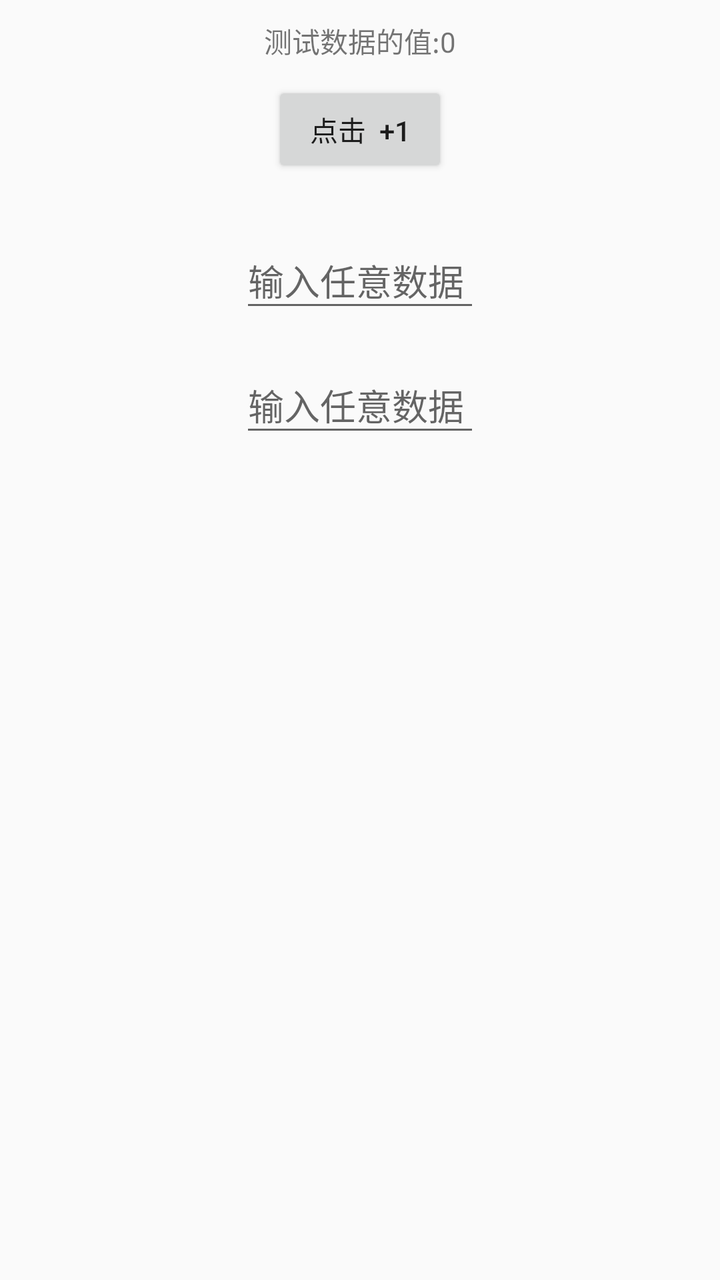
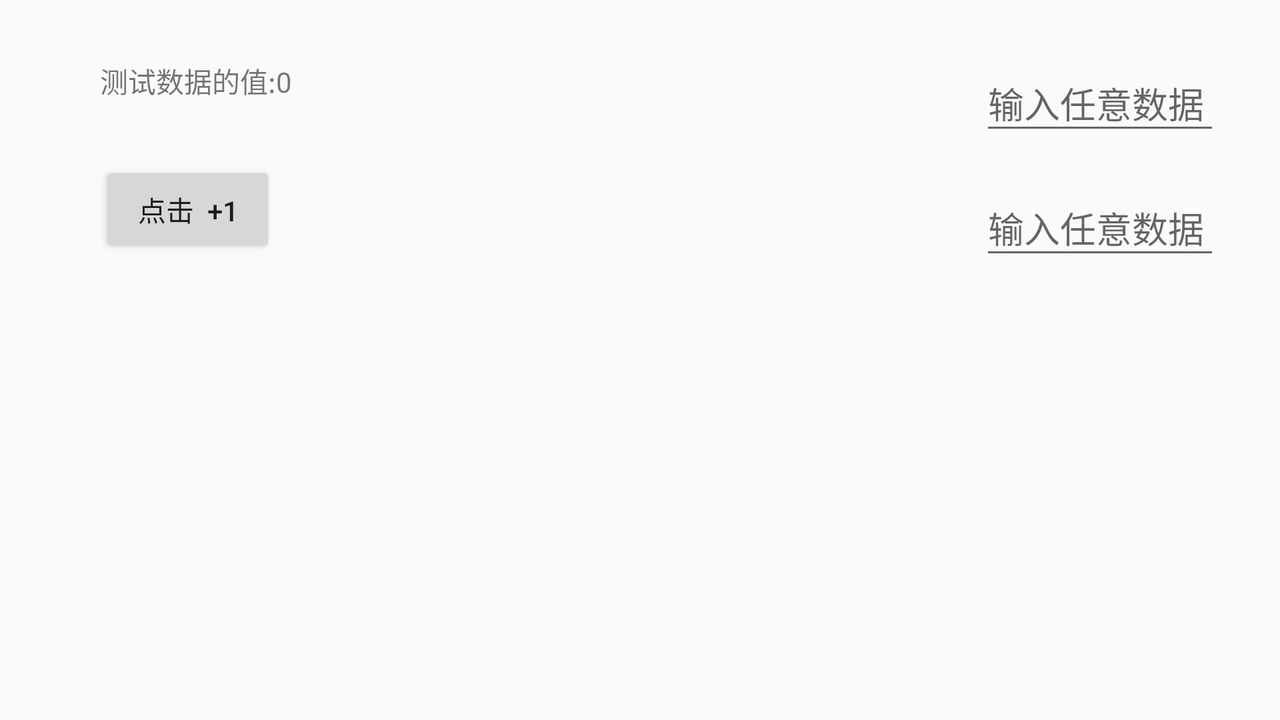

Two renders of one Android screen. The first uses the default layout on a phone; the second uses the alternative layout the repository ships for a different screen configuration, on a matching device. The two XML files are below.
<!-- AndroidManifest.xml: application theme AppTheme -->
<!-- res/layout/activity_0201.xml -->
<?xml version="1.0" encoding="utf-8"?>
<RelativeLayout xmlns:android="http://schemas.android.com/apk/res/android"
    android:layout_width="match_parent"
    android:layout_height="match_parent">


    <TextView
        android:id="@+id/text"
        android:layout_width="wrap_content"
        android:layout_height="wrap_content"
        android:layout_centerHorizontal="true"
        android:layout_marginTop="10dp"
        android:text="测试数据的值:0"
        android:textSize="14sp" />


    <Button
        android:id="@+id/button"
        android:layout_width="wrap_content"
        android:layout_height="wrap_content"
        android:layout_below="@+id/text"
        android:layout_centerHorizontal="true"
        android:layout_marginTop="10dp"
        android:text="点击  +1" />

    <com.google.android.material.textfield.TextInputLayout
        android:id="@+id/textInputLayout1"
        android:layout_width="wrap_content"
        android:layout_height="wrap_content"
        android:layout_below="@+id/button"
        android:layout_centerHorizontal="true"
        android:layout_marginTop="20dp">

        <EditText
            android:id="@+id/editText1"
            android:layout_width="120dp"
            android:layout_height="wrap_content"
            android:hint="输入任意数据" />
    </com.google.android.material.textfield.TextInputLayout>

    <com.google.android.material.textfield.TextInputLayout
        android:id="@+id/textInputLayout2"
        android:layout_width="wrap_content"
        android:layout_height="wrap_content"
        android:layout_below="@+id/textInputLayout1"
        android:layout_centerHorizontal="true"
        android:layout_marginTop="10dp">

        <EditText
            android:id="@+id/editText2"
            android:layout_width="120dp"
            android:layout_height="wrap_content"
            android:hint="输入任意数据" />
    </com.google.android.material.textfield.TextInputLayout>

</RelativeLayout>
<!-- resources referenced by this layout -->
<resources>
  <style name="AppTheme" parent="Theme.AppCompat.Light.NoActionBar">
          
          <item name="colorPrimary">@color/colorPrimary</item>
          <item name="colorPrimaryDark">@color/colorPrimaryDark</item>
          <item name="colorAccent">@color/colorAccent</item>
      </style>
  <color name="colorPrimary">#008577</color>
  <color name="colorPrimaryDark">#00574B</color>
  <color name="colorAccent">#D81B60</color>
</resources>
<!-- res/layout-land/activity_0201.xml (the repository's variant of the layout above) -->
<!-- drawn on the phone turned sideways -->
<?xml version="1.0" encoding="utf-8"?>
<RelativeLayout xmlns:android="http://schemas.android.com/apk/res/android"
    android:layout_width="match_parent"
    android:layout_height="match_parent">


    <TextView
        android:id="@+id/text"
        android:layout_width="wrap_content"
        android:layout_height="wrap_content"
        android:layout_alignParentStart="true"
        android:layout_alignParentTop="true"
        android:layout_marginStart="50dp"
        android:layout_marginTop="30dp"
        android:text="测试数据的值:0"
        android:textSize="14sp" />


    <Button
        android:id="@+id/button"
        android:layout_width="wrap_content"
        android:layout_height="wrap_content"
        android:layout_below="@+id/text"
        android:layout_marginStart="50dp"
        android:layout_marginTop="30dp"
        android:text="点击  +1" />

    <com.google.android.material.textfield.TextInputLayout
        android:id="@+id/textInputLayout1"
        android:layout_width="wrap_content"
        android:layout_height="wrap_content"
        android:layout_alignParentRight="true"
        android:layout_marginRight="30dp"
        android:layout_marginTop="20dp">

        <EditText
            android:id="@+id/editText1"
            android:layout_width="120dp"
            android:layout_height="wrap_content"
            android:hint="输入任意数据" />
    </com.google.android.material.textfield.TextInputLayout>

    <com.google.android.material.textfield.TextInputLayout
        android:id="@+id/textInputLayout2"
        android:layout_width="wrap_content"
        android:layout_height="wrap_content"
        android:layout_below="@+id/textInputLayout1"
        android:layout_alignParentRight="true"
        android:layout_marginRight="30dp"
        android:layout_marginTop="10dp">

        <EditText
            android:id="@+id/editText2"
            android:layout_width="120dp"
            android:layout_height="wrap_content"
            android:hint="输入任意数据" />
    </com.google.android.material.textfield.TextInputLayout>

</RelativeLayout>
